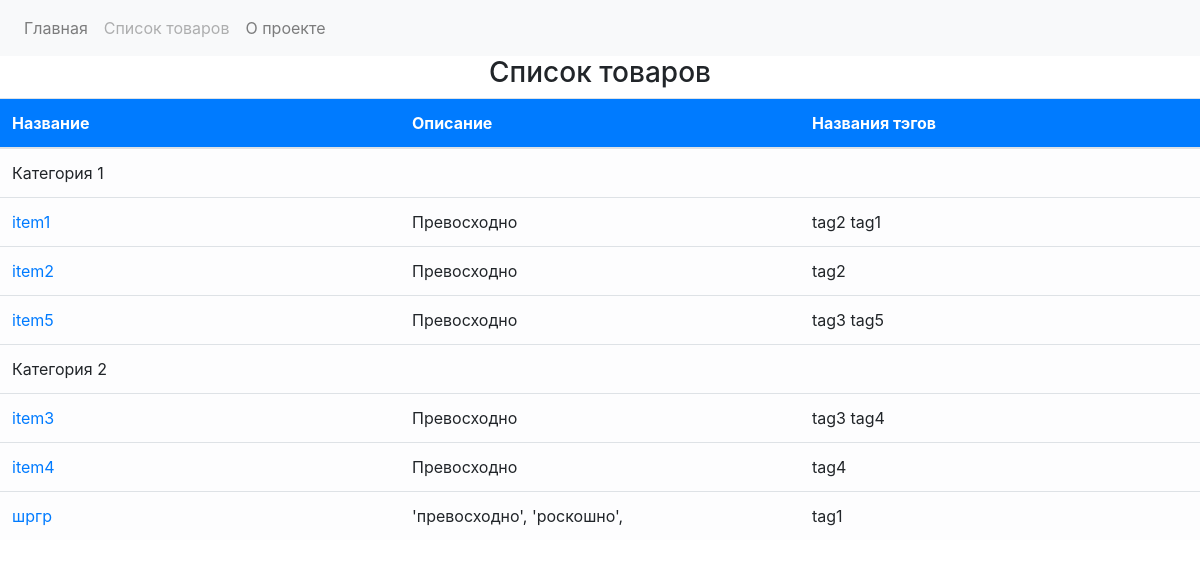
/catalog/, run on an earlier commit of the app's database.
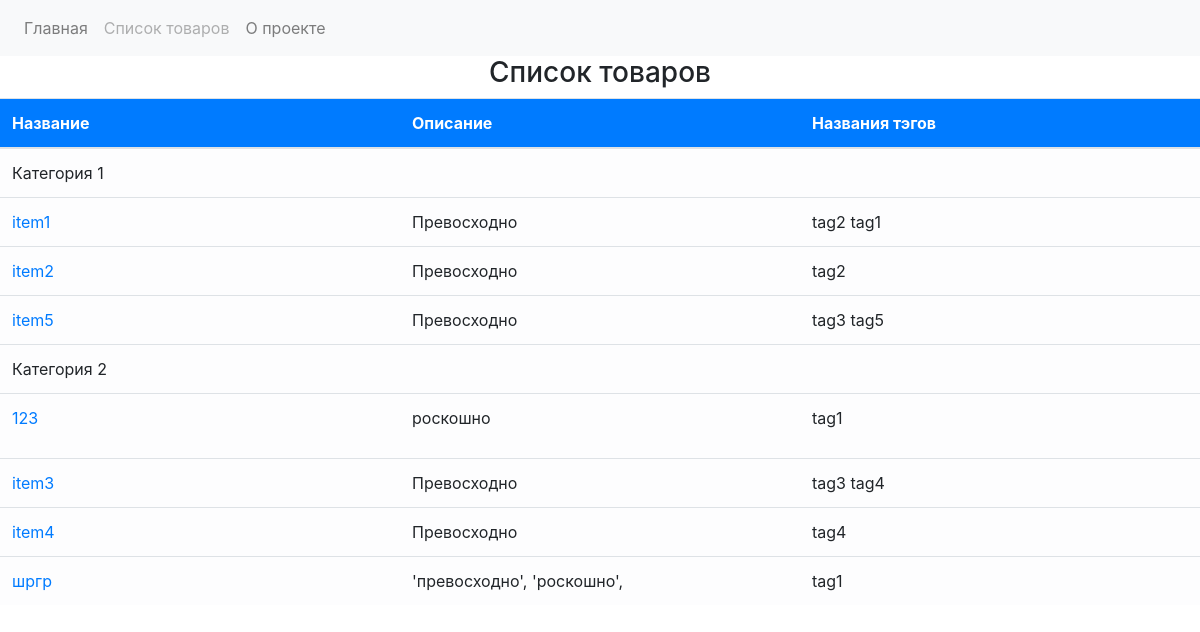
And on a later commit of the database.
### core/models.py (models this page shows)
class AbstractModelForCatalog(models.Model):
    id = models.AutoField(primary_key=True)
    name = models.CharField(max_length=150, default="", verbose_name="Название")
    is_published = models.BooleanField(default=True, verbose_name="Is_published")

### catalog/models.py (models this page shows, shortened)
class CatalogItem(AbstractModelForCatalog):
    objects = ItemManager()
    text = models.TextField(
        default="",
        validators=[in_value_validator("превосходно", "роскошно")],
        verbose_name="Текст",
    )
    category = models.ForeignKey(
        CatalogCategory, on_delete=models.CASCADE, verbose_name="Категория"
    )
    tags = models.ManyToManyField(CatalogTag, verbose_name="Тэги")
    photo = models.OneToOneField(Photo, on_delete=models.CASCADE, verbose_name="Превью", null=True, blank=True)
    is_on_main = models.BooleanField(default=False, verbose_name="Is_on_main")
    def image_tmb(self):
        if self.photo and self.photo.upload:
            return mark_safe(f'<img src="{self.photo.get_img.url}">')
        return "Нет изображения"
    image_tmb.short_description = "Превью"
    image_tmb.allow_tags = True
    class Meta:
        verbose_name = "Товар"
        verbose_name_plural = "Товары"

class CatalogTag(AbstractModelForCatalog):
    slug = models.CharField(
        unique=True,
        default="",
        validators=[only_chars_validator],
        max_length=200,
        verbose_name="Тэг",
    )
    def __str__(self):
        return self.name
    class Meta:
        verbose_name = "Тэг"
        verbose_name_plural = "Тэги"

### catalog/views.py (the view)
# urls.py: path("catalog/", views.item_list, name="catalog"),
def item_list(request):
    lst = []
    categories = CatalogCategory.objects.published()
    print(categories)
    for i in categories:
        items = CatalogItem.objects.published(i, False)
        if items:
            lst.append([i.name, items])
    context = {'title': 'Список товаров', 'dct': lst}
    return render(request, "catalog.html", context)

### catalog/models.py (called while the page is built)
    def published(self):
        return (self.get_queryset()
                    .filter(is_published=True)
                    .order_by('name'))

    def __str__(self):
        return self.name

    def published(self, pk, is_on_main):
        if is_on_main:
            return (self.get_queryset()
                        .filter(is_published=True,
                                is_on_main=True,
                                category=pk)
                        .order_by('name'))
        else:
            return (self.get_queryset()
                    .filter(is_published=True,
                            category=pk)
                    .order_by('name'))

### catalog/templates/catalog.html
{% extends 'base.html' %}
{% block content %}
<h3 class="d-flex justify-content-center">Список товаров</h3>
{% include 'items_table.html' %}
{% endblock %}

### homepage/templates/base.html (shortened to what this page needs)
<!DOCTYPE html>
{% load static %}
<html lang="en">
<head>
  <link rel="stylesheet" href="{% static 'css/bootstrap.min.css' %}" >
</head>
<body>
{% include 'navbar.html' %}
{% block content %}{% endblock %}
</body>
</html>

### homepage/templates/navbar.html
{% load static %}
<nav class="navbar navbar-expand-lg navbar-light bg-light">
<div class="collapse navbar-collapse" id="navbarSupportedContent">
  <ul class="navbar-nav mr-auto">
    {% with request.resolver_match.view_name as view_name %}
      {% if view_name == 'homepage:home' %}
        <li class="nav-item"><a href="{% url 'homepage:home' %}" class="nav-link disabled">Главная</a></li>
        <li class="nav-item"><a href="/catalog" class="nav-link">Список товаров</a></li>
        <li class="nav-item"><a href="/about" class="nav-link">О проекте</a></li>
      {% elif view_name == 'catalog:catalog' %}
        <li class="nav-item"><a href="{% url 'homepage:home' %}" class="nav-link">Главная</a></li>
        <li class="nav-item"><a href="/catalog" class="nav-link disabled">Список товаров</a></li>
        <li class="nav-item"><a href="/about" class="nav-link">О проекте</a></li>
      {% else %}
        <li class="nav-item"><a href="{% url 'homepage:home' %}" class="nav-link">Главная</a></li>
        <li class="nav-item"><a href="/catalog" class="nav-link">Список товаров</a></li>
        <li class="nav-item"><a href="/about" class="nav-link disabled">О проекте</a></li>
      {% endif %}
    {% endwith %}
  </ul>
</div>
</nav>

### homepage/templates/items_table.html
<table class="table shadow table-striped">
    <thead class="bg-primary text-white">
        <tr>
            <th class="col-3" scope="col">Название</th>
            <th class="col-3" scope="col">Описание</th>
            <th class="col-3" scope="col">Названия тэгов</th>
        </tr>
    </thead>
    <tbody>
        {% for i in dct %}
            <tr class="table-light">
                  <td colspan="3">{{ i.0 }}</td>
            </tr>
            {% for item in i.1 %}
            <tr class="table-light" id="{{ item.id }}">
                <td><a href="../catalog/{{ item.id }}">{{ item.name }}</a></td>
                <td>{{ item.text|safe|truncatewords_html:10 }}</td>
                <td>
                    {% for i in item.tags.all %}
                        {{ i }}
                    {% endfor %}
                </td>
            </tr>
            {% endfor %}
        {% endfor %}
    </tbody>
</table>

What changed in the data, as far as the page shows it:
added CatalogItem: name "123", text "роскошно", CatalogTag (name "tag1"), shown under "Категория 2"
